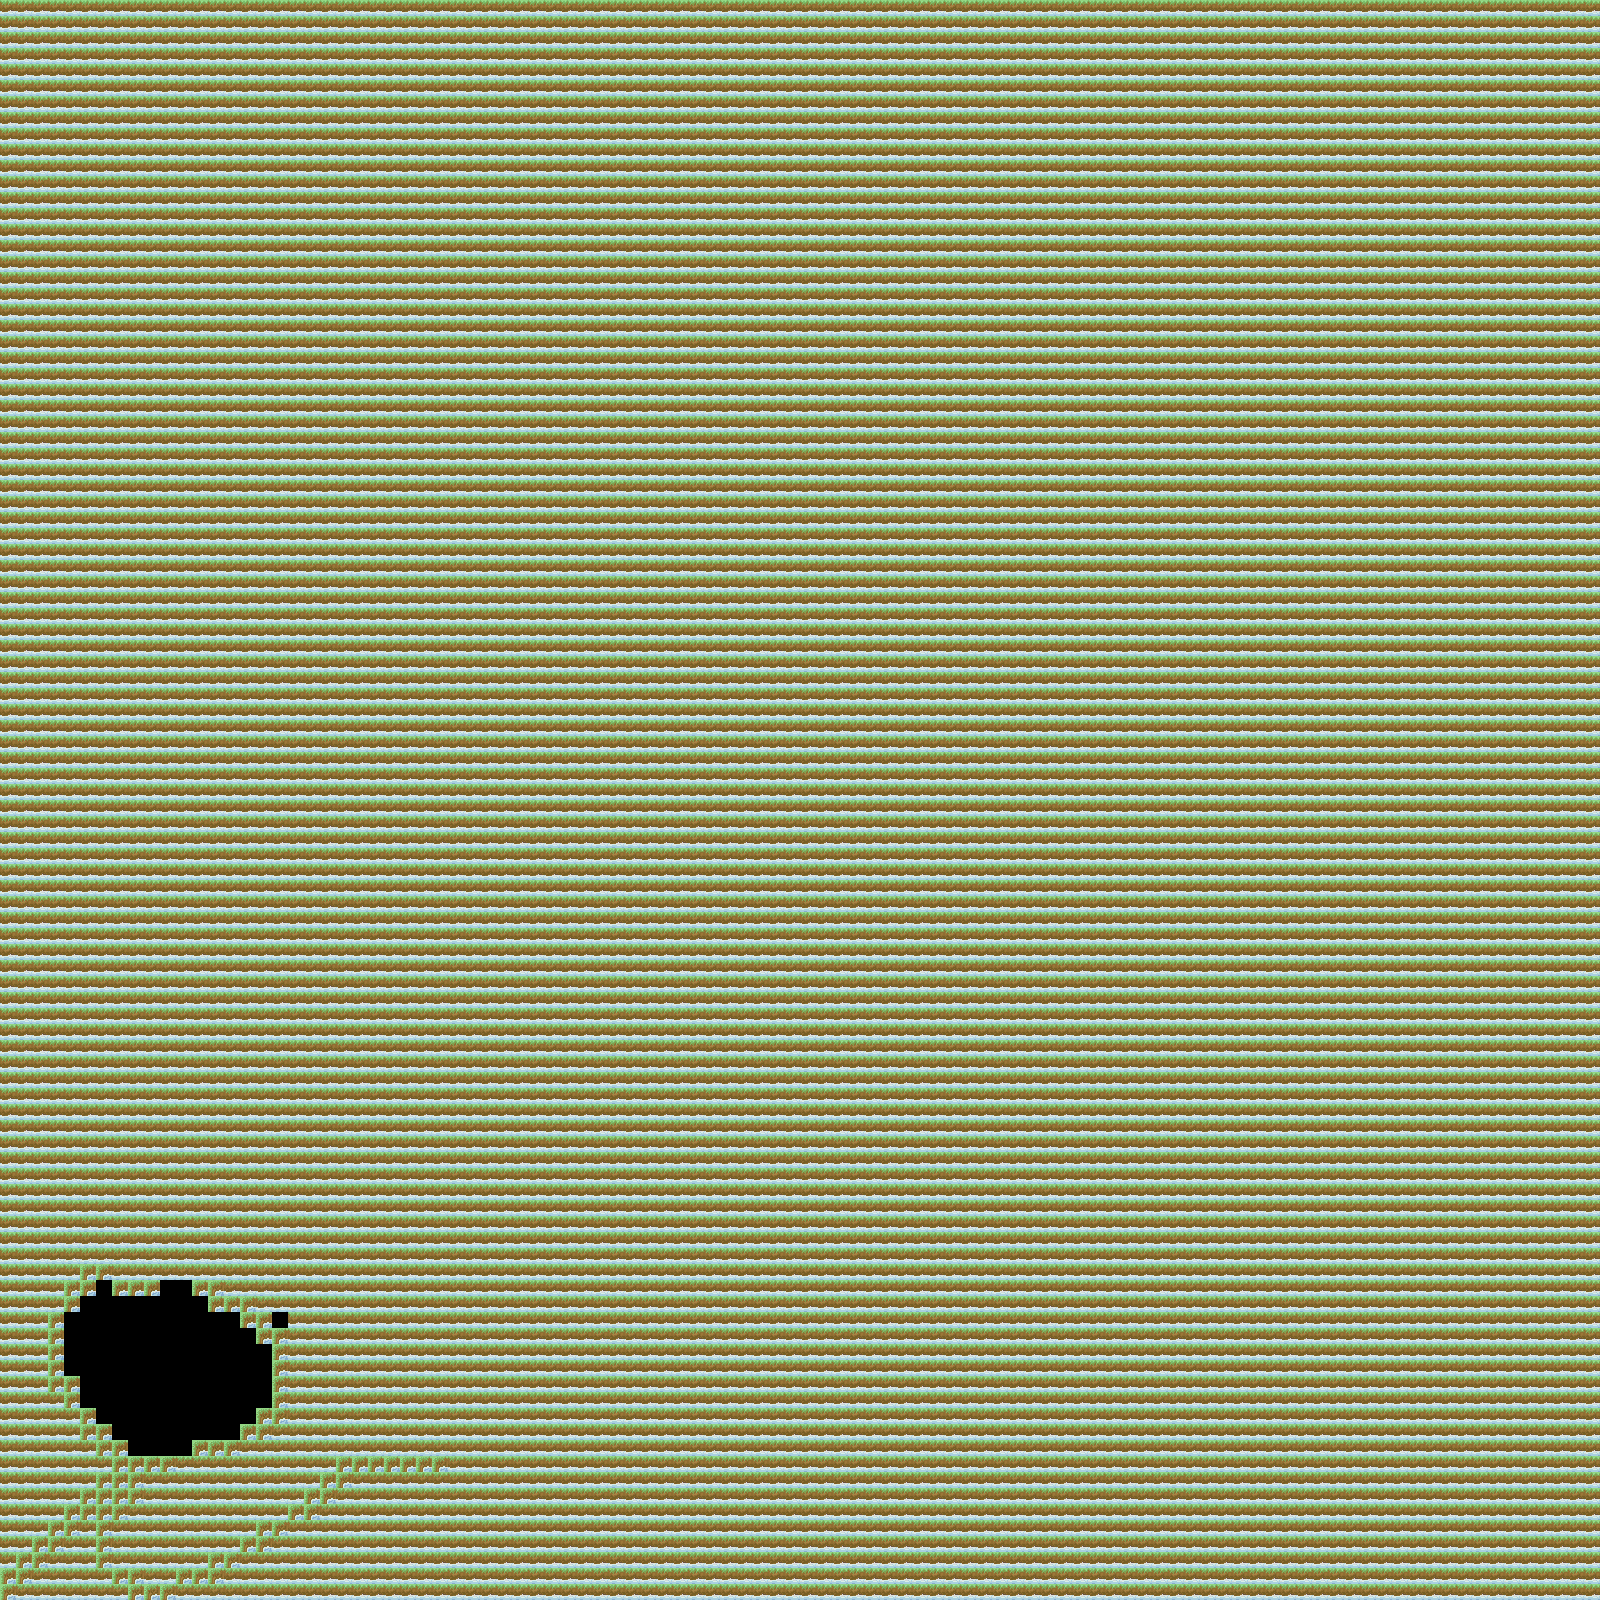

This is a level from a 2D game, rendered from its Tiled map with the project's own tilesets. A one-line summary and the map file follow, with tile-layer data summarised:
An orthogonal 100x100 tile map with 16x16 px tiles, 1 tile layer (Base).

<map version="1.0" orientation="orthogonal" width="100" height="100" tilewidth="16" tileheight="16">
 <tileset firstgid="1" name="tiles" tilewidth="16" tileheight="16">
  <image source="../../textures/tiles/tiles.png" width="128" height="128" />
  <tile id="3">
   <properties>
    <property name="collidable" value="" />
   </properties>
  </tile>
 </tileset>
 <layer name="Base" width="100" height="100">
  <data>[10000 cells, 9998 non-empty, 4 distinct tile ids]</data>
 </layer>
</map>